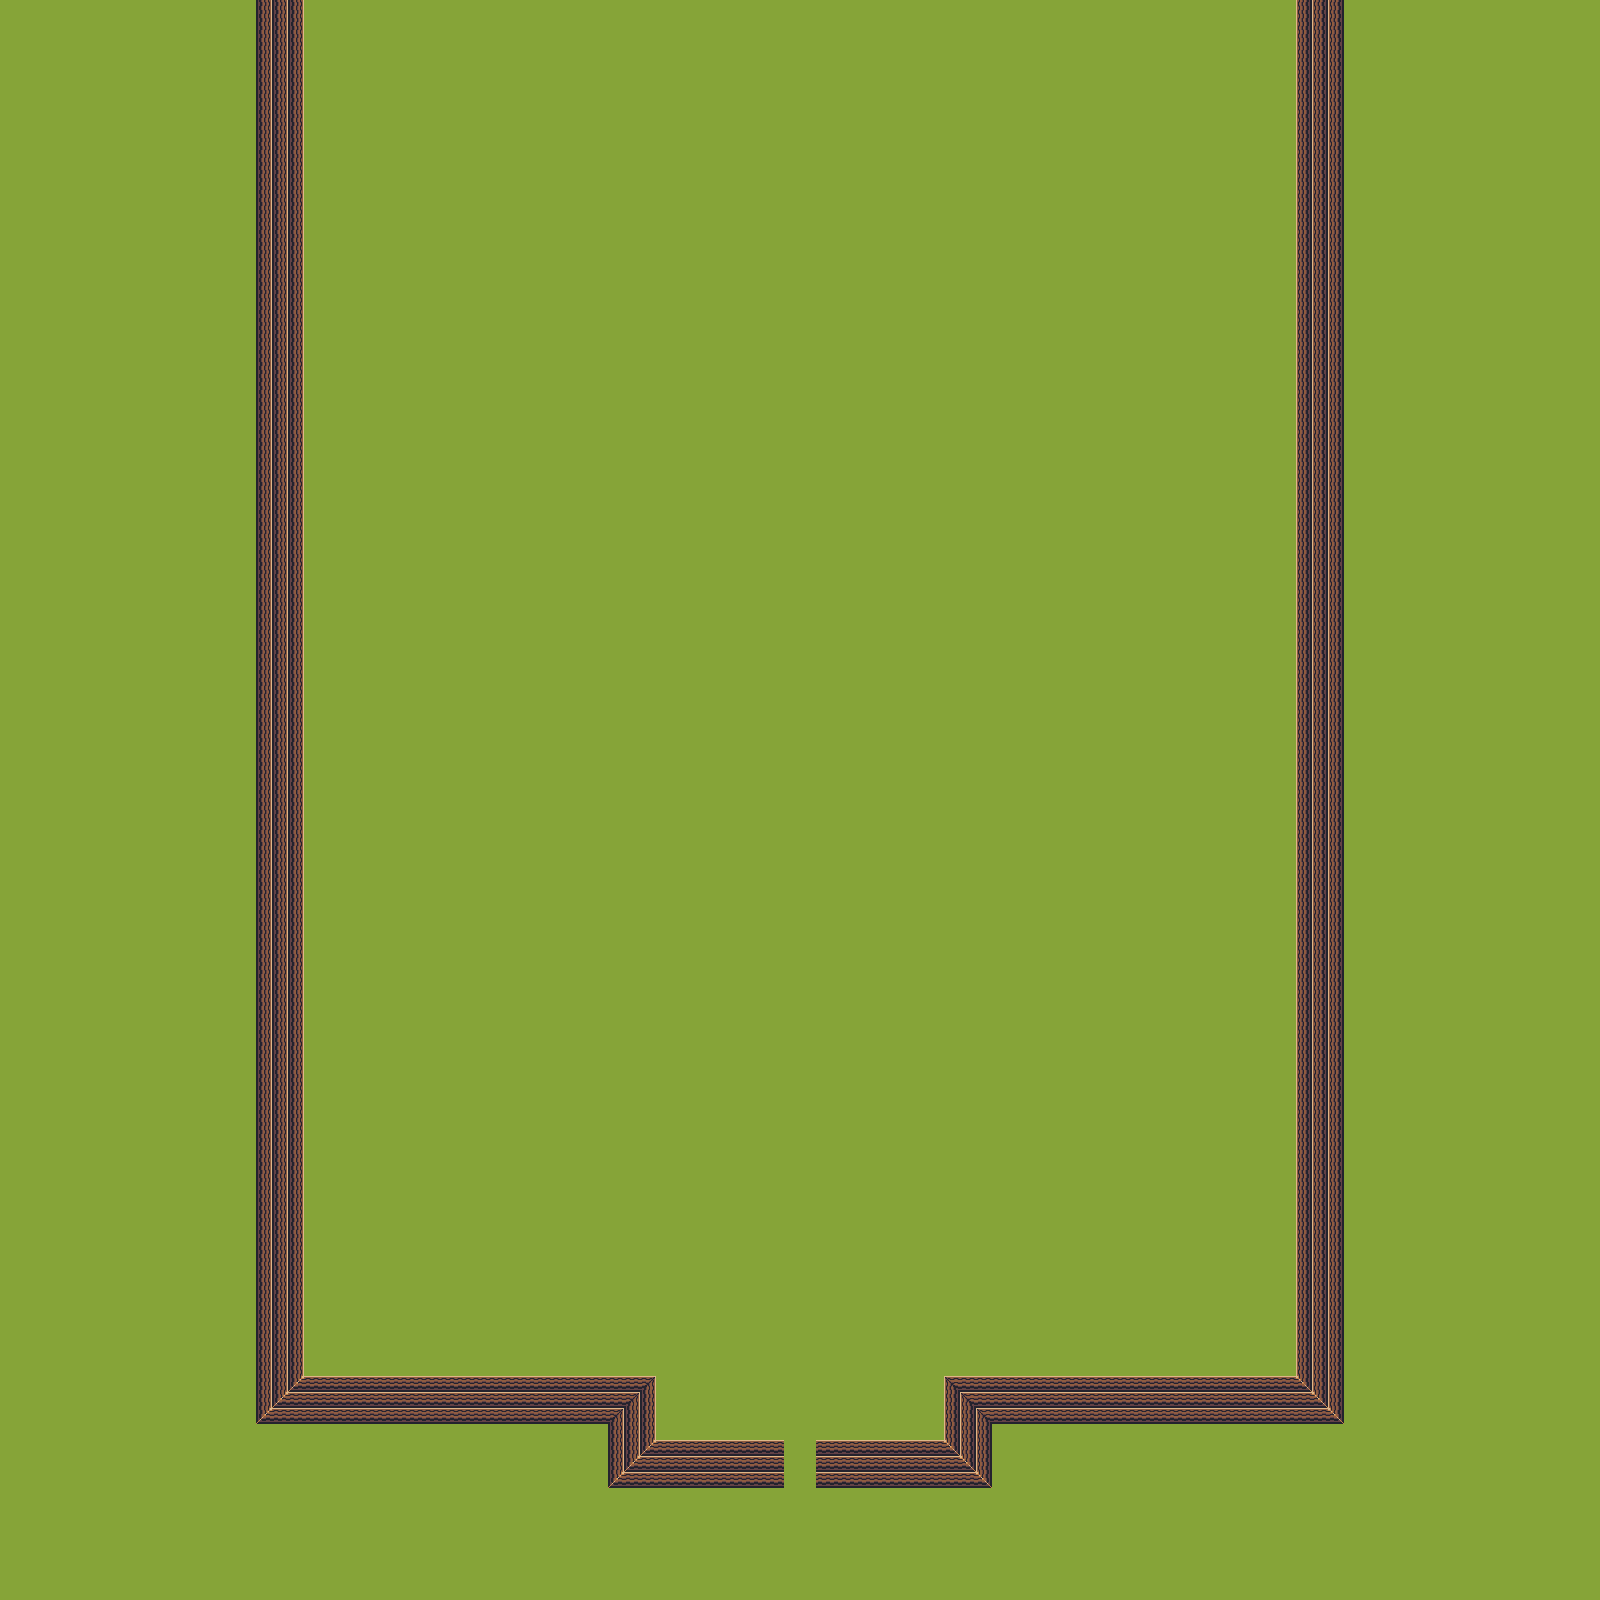

The image is a tile-based game level rendered from a .tmx file. Its description and source (layers, tilesets, objects; grid data summarised) follow:
An orthogonal 100x100 tile map with 16x16 px tiles, 2 tile layers (Ground, Walls), 2 hidden layers not drawn.

<map version="1.8" tiledversion="1.8.6" orientation="orthogonal" renderorder="right-down" width="100" height="100" tilewidth="16" tileheight="16" infinite="0" nextlayerid="8" nextobjectid="1">
 <tileset firstgid="1" source="base.tsx" />
 <group id="5" name="Ground">
  <layer id="2" name="Ground" width="100" height="100">
   <data>[10000 cells, 10000 non-empty, 1 distinct tile ids]</data>
  </layer>
  <layer id="1" name="Walls" width="100" height="100">
   <data>[10000 cells, 738 non-empty, 7 distinct tile ids]</data>
  </layer>
 </group>
 <group id="4" name="Elevated">
  <layer id="6" name="Ground" width="100" height="100" visible="0">
   <data>[10000 cells, 6 non-empty, 5 distinct tile ids]</data>
  </layer>
  <layer id="7" name="Walls" width="100" height="100" visible="0">
   <data>[10000 cells, 10 non-empty, 7 distinct tile ids]</data>
  </layer>
 </group>
</map>
